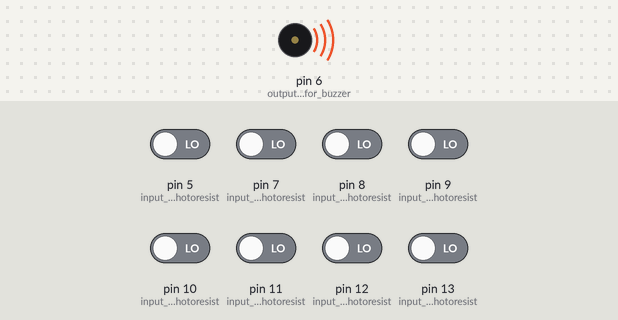
Bench run of a sketch on a simulated Arduino Uno, built with avr-gcc and run on an emulated ATmega328P. Shown: buzzer (waves = sounding). The test bench sets the inputs (shaded band); at power-on: pin 5 (input_pin_for_photoresist), pin 7 (input_pin_for_photoresist), pin 8 (input_pin_for_photoresist), pin 9 (input_pin_for_photoresist), pin 10 (input_pin_for_photoresist), pin 11 (input_pin_for_photoresist), pin 12 (input_pin_for_photoresist), pin 13 (input_pin_for_photoresist) LOW.

Above: at 0.1 s.
Timing chart, 0 to 1.6 s (numbered marks = the images above):
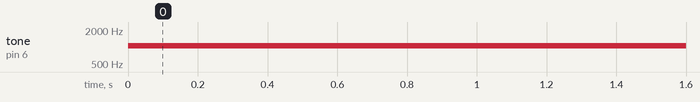

Measured:
- by itself, tone on pin 6 (output_pin_for_buzzer): silent → 1046 Hz at 0.00 s

The sketch:

laserPiano.ino
```cpp
//set input = 1, so that input = 0 will
//start the buzzer and sound is emitted
int DO = 1;
int RE = 1;
int MI = 1;
int FA = 1;
int SOL = 1;
int LA = 1;
int SI = 1;
int DO1 = 1;

void setup() {
  pinMode(7, INPUT);  //input pin for photoresistor
  pinMode(8, INPUT);  //input pin for photoresistor
  pinMode(9, INPUT);  //input pin for photoresistor
  pinMode(10, INPUT); //input pin for photoresistor
  pinMode(11, INPUT); //input pin for photoresistor
  pinMode(12, INPUT); //input pin for photoresistor
  pinMode(13, INPUT); //input pin for photoresistor
  pinMode(5, INPUT);  //input pin for photoresistor
  pinMode(6, OUTPUT); //output pin for buzzer
}

void loop() {
  //using digitalRead so that we will only have 0 & 1 inputs
  //by reading the value of every photoresistor
  DO = digitalRead(7);
  RE = digitalRead(8);
  MI = digitalRead(9);
  FA = digitalRead(10);
  SOL = digitalRead(11);
  LA = digitalRead(12);
  SI = digitalRead(13);
  DO1 = digitalRead(5);

  if(DO == 1) {
    //Serial.println("Laser");  //using this print only for testing
  }  else { //when the laser is interrupted => D0 == 0
    Serial.println("DO"); //print DO on serial monitor
    tone(6, 523, 300); //pin 6, frequency 523, duration 300ms
  }
  if(RE == 1) {
    //Serial.println("Laser");
  }
  else {
    Serial.println("RE");
    tone(6, 587, 300);
  }
  if(MI == 1) {
    //Serial.println("Laser");
  }
  else {
    Serial.println("MI");
    tone(6, 659, 300);
  }
  if(FA == 1) {
//Serial.println("Laser");
  }
  else {
    Serial.println("FA");
    tone(6, 698, 300);
  }
  if(SOL == 1) {
//Serial.println("Laser");
  }
  else {
    Serial.println("SOL");
    tone(6, 783, 300);
  }
  if(LA == 1) {
   // Serial.println("Laser");
  }
  else {
    Serial.println("LA");
    tone(6, 880, 300);
  }
  if(SI == 1) {
    //Serial.println("Laser");
  }
  else {
    Serial.println("SI");
    tone(6, 987, 300);
  }
   if(DO1 == 1) {
    //Serial.println("Laser");
  }
  else {
    Serial.println("DO1");
    tone(6, 1046, 300);
  }
}
```
